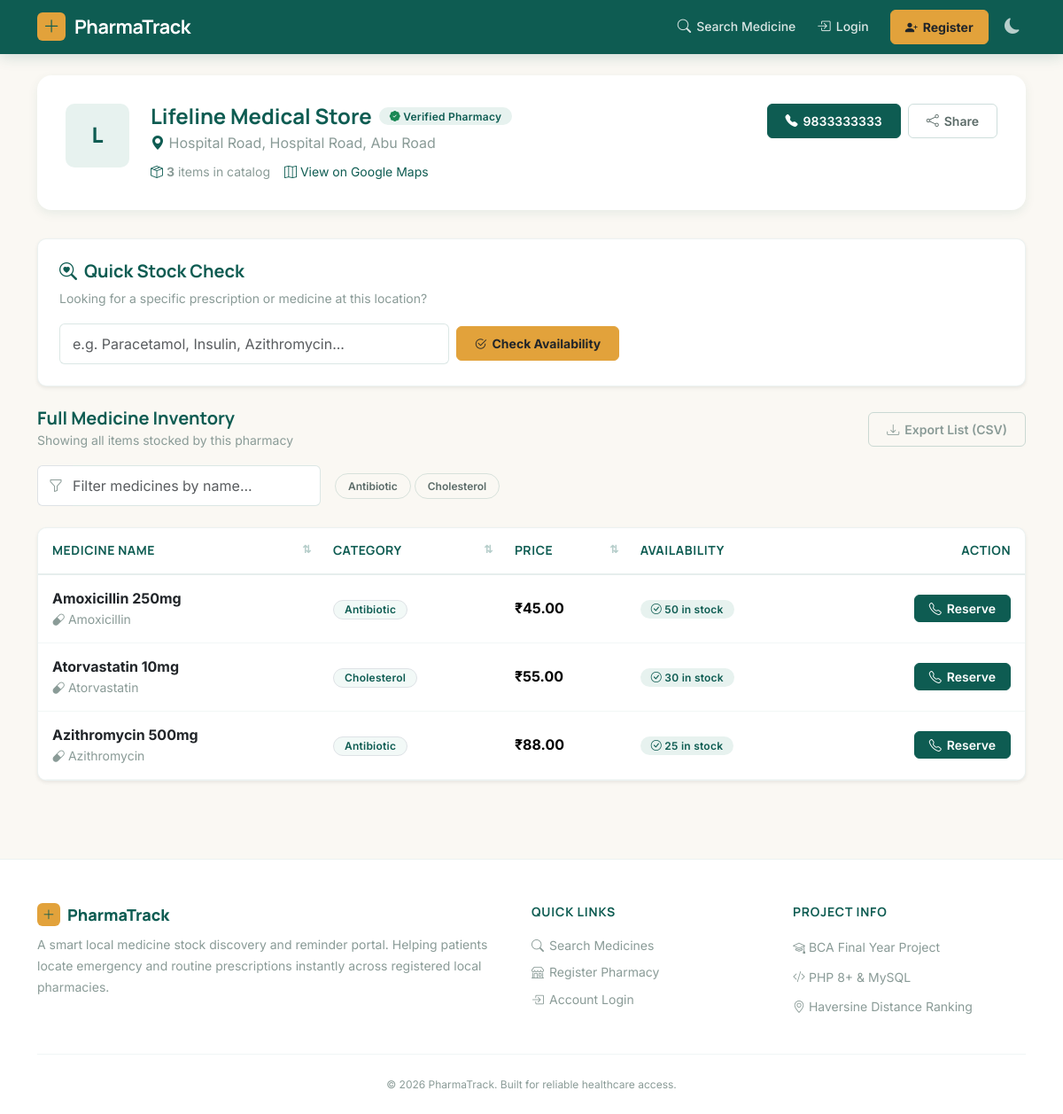
Page /store.php?id=3 on the committed database.
### tables this page shows
CREATE TABLE pharmacies (
    pharmacy_id INT AUTO_INCREMENT PRIMARY KEY,
    owner_user_id INT NOT NULL,
    pharmacy_name VARCHAR(150) NOT NULL,
    address VARCHAR(255) NOT NULL,
    locality VARCHAR(100) NOT NULL,
    city VARCHAR(100) NOT NULL DEFAULT 'Abu Road',
    phone VARCHAR(15) NOT NULL,
    latitude DECIMAL(10,7) NULL,
    longitude DECIMAL(10,7) NULL,
    status ENUM('pending', 'approved', 'rejected', 'deactivated') NOT NULL DEFAULT 'pending',
    created_at TIMESTAMP DEFAULT CURRENT_TIMESTAMP,
    FOREIGN KEY (owner_user_id) REFERENCES users(user_id) ON DELETE CASCADE
);

CREATE TABLE stock_entries (
    stock_id INT AUTO_INCREMENT PRIMARY KEY,
    pharmacy_id INT NOT NULL,
    medicine_name VARCHAR(150) NOT NULL,
    generic_name VARCHAR(150) NULL,
    category VARCHAR(80) NULL,
    price DECIMAL(8,2) NOT NULL,
    quantity INT NOT NULL DEFAULT 0,
    expiry_date DATE NULL,
    updated_at TIMESTAMP DEFAULT CURRENT_TIMESTAMP ON UPDATE CURRENT_TIMESTAMP,
    FOREIGN KEY (pharmacy_id) REFERENCES pharmacies(pharmacy_id) ON DELETE CASCADE,
    INDEX idx_medicine_name (medicine_name)
);

### includes/auth.php (called while the page is built, shortened)
<?php
function h(string $str): string {
    return htmlspecialchars($str, ENT_QUOTES, 'UTF-8');
}

### store.php (the view, shortened to what this page needs)
<?php
require_once __DIR__ . '/includes/auth.php';
$pdo = get_db();
$pharmacyId = (int)($_GET['id'] ?? 0);
$stmt = $pdo->prepare("SELECT * FROM pharmacies WHERE pharmacy_id = ? AND status = 'approved'");
$stmt->execute([$pharmacyId]);
$pharmacy = $stmt->fetch();
$stmt = $pdo->prepare('SELECT * FROM stock_entries WHERE pharmacy_id = ? ORDER BY medicine_name');
$stmt->execute([$pharmacyId]);
$stock = $stmt->fetchAll();
$categories = [];
foreach ($stock as $s) {
    if (!empty($s['category']) && !in_array($s['category'], $categories)) {
        $categories[] = $s['category'];
    }
}
$checkQuery = trim($_GET['check'] ?? '');
require_once __DIR__ . '/includes/header.php';
?>
<div class="pharmacy-header">
  <div class="pharmacy-header-avatar">
    <?= strtoupper(substr($pharmacy['pharmacy_name'], 0, 1)) ?>
  </div>
  <div class="pharmacy-header-info">
    <div class="d-flex align-items-center gap-2 flex-wrap mb-1">
      <h2 class="mb-0 fw-bold"><?= h($pharmacy['pharmacy_name']) ?></h2>
      <span class="badge badge-instock"><i class="bi bi-patch-check-fill text-success"></i> Verified Pharmacy</span>
    </div>
    <p class="text-muted mb-2">
      <i class="bi bi-geo-alt-fill text-teal"></i> <?= h($pharmacy['address']) ?>, <?= h($pharmacy['locality']) ?>, <?= h($pharmacy['city']) ?>
    </p>
    <div class="d-flex align-items-center gap-3 flex-wrap small text-muted">
      <span><i class="bi bi-box-seam text-teal"></i> <strong><?= count($stock) ?></strong> items in catalog</span>
      <?php if (!empty($pharmacy['latitude']) && !empty($pharmacy['longitude'])): ?>
        <a href="https://maps.google.com/?q=<?= urlencode($pharmacy['latitude'] . ',' . $pharmacy['longitude']) ?>" target="_blank" rel="noopener noreferrer" class="text-teal text-decoration-none">
          <i class="bi bi-map"></i> View on Google Maps
        </a>
      <?php endif; ?>
    </div>
  </div>
  <div class="pharmacy-header-actions">
    <a href="tel:<?= h($pharmacy['phone']) ?>" class="btn btn-primary">
      <i class="bi bi-telephone-fill"></i> <?= h($pharmacy['phone']) ?>
    </a>
    <button type="button" class="btn btn-outline-secondary share-btn" title="Copy store link">
      <i class="bi bi-share"></i> Share
    </button>
  </div>
</div>
<div class="card mb-4 shadow-sm">
  <div class="card-body p-4">
    <h5 class="fw-bold mb-2"><i class="bi bi-search-heart text-teal me-1"></i> Quick Stock Check</h5>
    <p class="text-muted small mb-3">Looking for a specific prescription or medicine at this location?</p>
    <form method="GET" class="row g-2 align-items-center">
      <div class="col-md-7 col-lg-5">
        <input type="text" name="check" class="form-control"
               placeholder="e.g. Paracetamol, Insulin, Azithromycin..." value="<?= h($checkQuery) ?>">
      </div>
      <div class="col-auto">
        <button type="submit" class="btn btn-amber text-dark fw-bold">
          <i class="bi bi-check2-circle"></i> Check Availability
        </button>
      </div>
    </form>
  </div>
</div>
<div class="d-flex justify-content-between align-items-center flex-wrap gap-2 mb-3">
  <div>
    <h5 class="fw-bold mb-0">Full Medicine Inventory</h5>
    <small class="text-muted">Showing all items stocked by this pharmacy</small>
  </div>
  <?php if (!empty($stock)): ?>
    <button type="button" id="exportCSV" class="export-btn btn btn-sm btn-outline-secondary">
      <i class="bi bi-download"></i> Export List (CSV)
    </button>
  <?php endif; ?>
</div>
<?php if (empty($stock)): ?>
  <div class="empty-state card py-5">
    <div class="empty-icon"><i class="bi bi-box-seam text-muted"></i></div>
    <h5>No stock listed yet</h5>
    <p class="text-muted">This pharmacy has not cataloged medicine inventory yet. Call directly for availability.</p>
    <a href="tel:<?= h($pharmacy['phone']) ?>" class="btn btn-outline-secondary mt-2">
      <i class="bi bi-telephone-fill"></i> Call <?= h($pharmacy['phone']) ?>
    </a>
  </div>
<?php else: ?>
  <div class="stock-filter">
    <div class="input-group" style="max-width: 320px;">
      <span class="input-group-text bg-white border-end-0"><i class="bi bi-funnel text-muted"></i></span>
      <input type="text" id="stockFilterInput" class="form-control border-start-0 ps-0" placeholder="Filter medicines by name...">
    </div>
    <?php if (!empty($categories)): ?>
      <div class="category-pills">
        <?php foreach ($categories as $cat): ?>
          <button type="button" class="category-pill" data-category="<?= h($cat) ?>">
            <?= h($cat) ?>
          </button>
        <?php endforeach; ?>
      </div>
    <?php endif; ?>
  </div>
  <div class="table-responsive bg-white shadow-sm">
    <table class="table table-hover align-middle stock-table mb-0">
      <thead>
        <tr>
          <th class="sortable">Medicine Name</th>
          <th class="sortable">Category</th>
          <th class="sortable">Price</th>
          <th>Availability</th>
          <th class="text-end">Action</th>
        </tr>
      </thead>
      <tbody>
        <?php foreach ($stock as $s): ?>
          <tr>
            <td>
              <div class="fw-bold text-dark"><?= h($s['medicine_name']) ?></div>
              <?php if ($s['generic_name']): ?>
                <div class="small text-muted"><i class="bi bi-capsule"></i> <?= h($s['generic_name']) ?></div>
              <?php endif; ?>
            </td>
            <td data-category="<?= h($s['category'] ?? '') ?>">
              <?php if (!empty($s['category'])): ?>
                <span class="badge bg-teal-ghost text-teal border"><?= h($s['category']) ?></span>
              <?php else: ?>
                <span class="text-muted">&mdash;</span>
              <?php endif; ?>
            </td>
            <td class="fw-bold text-teal">
              ₹<?= number_format((float)$s['price'], 2) ?>
            </td>
            <td>
              <?php if ($s['quantity'] <= 0): ?>
                <span class="badge badge-out"><i class="bi bi-x-circle"></i> Out of Stock</span>
              <?php elseif ($s['quantity'] <= 10): ?>
                <span class="badge badge-low"><i class="bi bi-exclamation-circle"></i> Low: <?= (int)$s['quantity'] ?> left</span>
              <?php else: ?>
                <span class="badge badge-instock"><i class="bi bi-check-circle"></i> <?= (int)$s['quantity'] ?> in stock</span>
              <?php endif; ?>
            </td>
            <td class="text-end">
              <?php if ($s['quantity'] <= 0): ?>
                <a href="<?= base_url('index.php') ?>?q=<?= urlencode($s['medicine_name']) ?>&from_pharmacy=<?= $pharmacyId ?>" class="btn btn-sm btn-outline-secondary py-1" title="Find near you">
                  <i class="bi bi-geo-alt"></i> Alternatives
                </a>
              <?php else: ?>
                <a href="tel:<?= h($pharmacy['phone']) ?>" class="btn btn-sm btn-primary py-1 px-3">
                  <i class="bi bi-telephone"></i> Reserve
                </a>
              <?php endif; ?>
            </td>
          </tr>
        <?php endforeach; ?>
      </tbody>
    </table>
  </div>
<?php endif; ?>
<?php require_once __DIR__ . '/includes/footer.php'; ?>

### rows in the picture
pharmacies: pharmacy_name "L", pharmacy_name "Lifeline Medical Store", address "Hospital Road", locality "Hospital Road", city "Abu Road", phone "9833333333"
stock_entries: medicine_name "Amoxicillin 250mg", generic_name "Amoxicillin", category "Antibiotic", price "45.00", quantity "50"
stock_entries: medicine_name "Atorvastatin 10mg", generic_name "Atorvastatin", category "Cholesterol", price "55.00", quantity "30"
stock_entries: medicine_name "Azithromycin 500mg", generic_name "Azithromycin", category "Antibiotic", price "88.00", quantity "25"

### other values in the picture
count($stock) "3"
$cat "Antibiotic"
$cat "Cholesterol"
